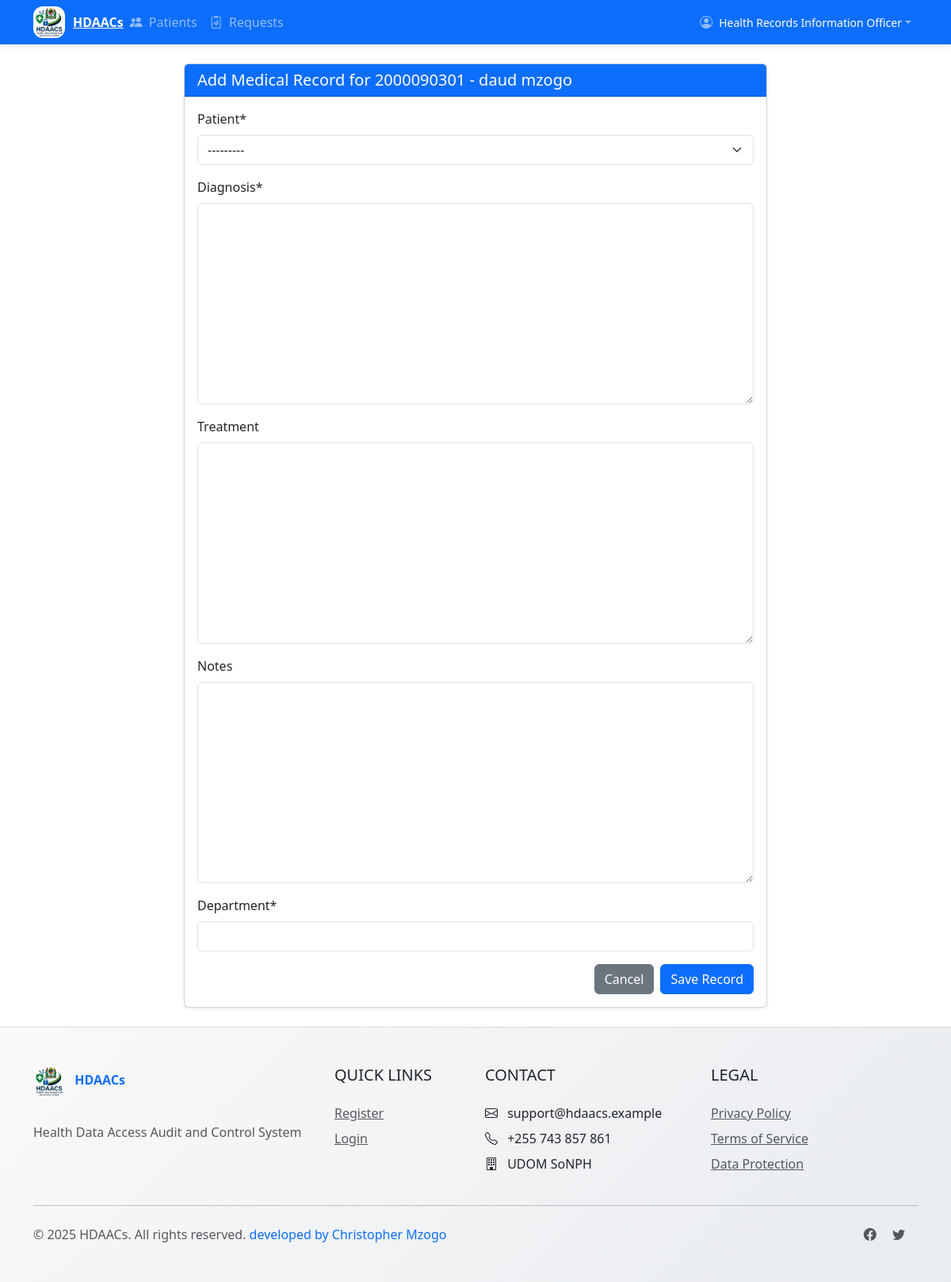
The page /patients/2/records/new/ (signed in) on the database its author committed.
### accounts/models.py (models this page shows, shortened)
class CustomUser(AbstractUser):
    FACILITY_CHOICES = [
        ('FAC1', 'Main Hospital'),
        ('FAC2', 'Regional Clinic'),
    ]
    ROLE_CHOICES = [
        ('HRIO', 'Health Records Information Officer'),
        ('DOCTOR', 'Doctor'),
        ('NURSE', 'Nurse'),
        ('PHARMACIST', 'Pharmacist'),
        ('ICT', 'ICT Staff'),
        ('HOD', 'Head of Department'),
        ('ADMIN', 'System Administrator'),
        ('AUDITOR', 'Auditor'),
        ('RESEARCHER', 'Researcher'),
    ]
    facility = models.CharField(max_length=50, choices=FACILITY_CHOICES, blank=True, null=True)
    role = models.CharField(max_length=20, choices=ROLE_CHOICES)
    department = models.CharField(max_length=100, blank=True, null=True)
    phone_number = models.CharField(max_length=20, blank=True, null=True)

### patients/models.py (models this page shows, shortened)
class Patient(models.Model):
    STATUS_CHOICES = [
        ('NORMAL', 'Normal'),
        ('CHRONIC', 'Chronic'),
        ('CRITICAL', 'Critical'),
    ]
    patient_number = models.CharField(
        max_length=20,
        unique=True,
        validators=[MinLengthValidator(10)]
    )
    first_name = models.CharField(max_length=100)
    last_name = models.CharField(max_length=100)
    date_of_birth = models.DateField()
    status = models.CharField(max_length=10, choices=STATUS_CHOICES, default='NORMAL')
    phone_number = models.CharField(max_length=20)
    email = models.EmailField(blank=True, null=True)
    created_by = models.ForeignKey(CustomUser, on_delete=models.SET_NULL, null=True)
    created_at = models.DateTimeField(auto_now_add=True)
    updated_at = models.DateTimeField(auto_now=True)
    def __str__(self):
        return f"{self.patient_number} - {self.first_name} {self.last_name}"

### patients/views.py (the view)
# urls.py: path('<int:patient_pk>/records/new/', views.record_create, name='record_create'),
@login_required
@hrio_required
def record_create(request, patient_pk):
    patient = get_object_or_404(Patient, pk=patient_pk)
    if request.method == 'POST':
        form = PatientRecordForm(request.POST)
        if form.is_valid():
            record = form.save(commit=False)
            record.patient = patient
            record.created_by = request.user
            record.save()
            return redirect('patient_detail', pk=patient.pk)
    else:
        form = PatientRecordForm()
    return render(request, 'patients/record_form.html', {
        'form': form,
        'patient': patient,
        'title': 'Add Medical Record'
    })

### patients/forms.py
class PatientRecordForm(forms.ModelForm):
    class Meta:
        model = PatientRecord
        fields = '__all__'
        exclude = ['created_by', 'data_hash']

### patients/templates/patients/record_form.html (shortened to what this page needs)
{% extends 'base.html' %}
{% load crispy_forms_tags %}
{% block content %}
<div class="row justify-content-center">
    <div class="col-md-8">
        <div class="card">
            <div class="card-header bg-primary text-white">
                <h5 class="mb-0">Add Medical Record for {{ patient }}</h5>
            </div>
            <div class="card-body">
                <form method="post">
                    {{ form|crispy }}
                    <div class="d-grid gap-2 d-md-flex justify-content-md-end">
                        <a href="{% url 'patient_detail' patient.pk %}" class="btn btn-secondary">Cancel</a>
                        <button type="submit" class="btn btn-primary">Save Record</button>
                    </div>
                </form>
            </div>
        </div>
    </div>
</div>
{% endblock %}

### templates/base.html (shortened to what this page needs)
<!DOCTYPE html>
<html lang="en">
<head>
    <link href="https://cdn.jsdelivr.net/npm/bootstrap@5.3.0/dist/css/bootstrap.min.css" rel="stylesheet">
    <link rel="stylesheet" href="https://cdn.jsdelivr.net/npm/bootstrap-icons@1.10.0/font/bootstrap-icons.css">
     <link href="https://cdn.jsdelivr.net/npm/bootstrap@5.3.0/dist/css/bootstrap.min.css" rel="stylesheet">
    <link href="https://cdn.jsdelivr.net/npm/bootstrap-icons/font/bootstrap-icons.css" rel="stylesheet">
    {% load static %}
    {% load widget_tweaks %}
    <link rel="stylesheet" href="{% static 'css/styles.css' %}">
</head>
<body>
    <nav class="navbar navbar-expand-lg navbar-dark bg-primary">
        <div class="container">
            <a class="navbar-brand-logo" href="#">
                <img src="{% static 'img/lg.jpg' %}" alt="HDAACs Logo" class="logo-img">
                <span>HDAACs</span>
            </a>
            <div class="collapse navbar-collapse" id="navbarNav">
                <ul class="navbar-nav me-auto">
                    {% if user.is_authenticated %}
                        {% if user.role == 'HRIO' %}
                            <li class="nav-item">
                                <a class="nav-link" href="{% url 'patient_list' %}">
                                    <i class="bi bi-people-fill me-1"></i> Patients
                                </a>
                            </li>
                            <li class="nav-item">
                                <a class="nav-link" href="{% url 'hrio_request_list' %}">
                                    <i class="bi bi-clipboard2-pulse me-1"></i> Requests
                                </a>
                            </li>
                        {% elif user.role in 'DOCTOR,NURSE,PHARMACIST,ICT' %}
                            <li class="nav-item">
                                <a class="nav-link" href="{% url 'request_data' %}">
                                    <i class="bi bi-file-earmark-medical me-1"></i> Request Data
                                </a>
                            </li>
                        {% elif user.role == 'HOD' %}
                            <li class="nav-item">
                                <a class="nav-link" href="{% url 'hod_notifications' %}">
                                    <i class="bi bi-bell-fill me-1"></i> Notifications
                                </a>
                            </li>
                        {% endif %}
                    {% endif %}
                </ul>
                <ul class="navbar-nav">
                    {% if user.is_authenticated %}
                        <li class="nav-item dropdown">
                            <a class="nav-link dropdown-toggle d-flex align-items-center" href="#" role="button" data-bs-toggle="dropdown">
                                <i class="bi bi-person-circle me-2"></i>
                                <div>
                                    <small class="text-white-50" style="color: white !important;">{{ user.get_role_display }}</small>
                                </div>
                            </a>
                        </li>
                    {% endif %}
                </ul>
            </div>
        </div>
    </nav>
    <main class="container my-4">
        {% block content %}{% endblock %}
    </main>
    <footer class="py-5">
        <div class="container">
            <div class="row">
                <div class="col-lg-4 mb-4 mb-lg-0">
                    <div class="footer-logo">
                        <img src="{% static 'img/lg.jpg' %}" alt="HDAACs Logo" class="logo-img me-2">
                        HDAACs
                    </div>
                    <p class="text-muted mt-3">
                        Health Data Access Audit and Control System
                    </p>
                </div>
                <div class="col-lg-2 col-md-6 mb-4 mb-md-0">
                    <h5 class="text-uppercase mb-4">Quick Links</h5>
                    <ul class="list-unstyled">
                                                 <li class="mb-2"><a href="{% url 'register' %}" class="text-muted">Register</a></li>
                        <li class="mb-2"><a href="{% url 'login' %}" class="text-muted">Login</a></li>
                    </ul>
                </div>
                <div class="col-lg-3 col-md-6 mb-4 mb-md-0">
                    <h5 class="text-uppercase mb-4">Contact</h5>
                    <ul class="list-unstyled">
                        <li class="mb-2"><i class="bi bi-envelope me-2"></i> support@hdaacs.example</li>
                        <li class="mb-2"><i class="bi bi-telephone me-2"></i> +255 743 857 861</li>
                        <li class="mb-2"><i class="bi bi-building me-2"></i> UDOM SoNPH</li>
                    </ul>
                </div>
                <div class="col-lg-3 col-md-6">
                    <h5 class="text-uppercase mb-4">Legal</h5>
                    <ul class="list-unstyled">
                        <li class="mb-2"><a href="#" class="text-muted">Privacy Policy</a></li>
                        <li class="mb-2"><a href="#" class="text-muted">Terms of Service</a></li>
                        <li class="mb-2"><a href="#" class="text-muted">Data Protection</a></li>
                    </ul>
                </div>
            </div>
            <hr class="my-4">
            <div class="row align-items-center">
                <div class="col-md-6 text-center text-md-start">
                    <p class="text-muted mb-0">© {% now "Y" %} HDAACs. All rights reserved. <span style="color: #0d6efd;">developed by Christopher Mzogo</span></p>
                </div>
                <div class="col-md-6 text-center text-md-end">
                    <a href="#" class="text-muted me-3"><i class="bi bi-facebook"></i></a>
                    <a href="#" class="text-muted me-3"><i class="bi bi-twitter"></i></a>
                </div>
            </div>
        </div>
    </footer>
</body>
</html>

### static/css/styles.css (style rules this page uses)
body { display: flex; flex-direction: column; min-height: 100vh; }
main { flex: 1; }
.card { box-shadow: 0 0.125rem 0.25rem rgba(0, 0, 0, 0.075); }
.card-header { font-weight: 500; }

### templates/base.html (style rules this page uses)
.navbar-brand-logo { display: flex; align-items: center; font-weight: 700; color: white; }
.logo-img { height: 40px; margin-right: 10px; border-radius: 30%; }
.navbar { box-shadow: 0 2px 10px rgba(0,0,0,0.1); padding-top: 0.5rem; padding-bottom: 0.5rem; }
footer { background: linear-gradient(135deg, #f8f9fa 0%, #e9ecef 100%); border-top: 1px solid rgba(0,0,0,0.1); }
.footer-logo { font-weight: 700; color: #0d6efd; margin-bottom: 1rem; display: inline-block; }
.nav-link { font-weight: 500; padding: 0.5rem 1rem; border-radius: 0.25rem; transition: all 0.3s ease; }

### rows shown on the page
CustomUser: role "Health Records Information Officer"
Patient: patient_number+first_name+last_name "2000090301 - daud mzogo"
